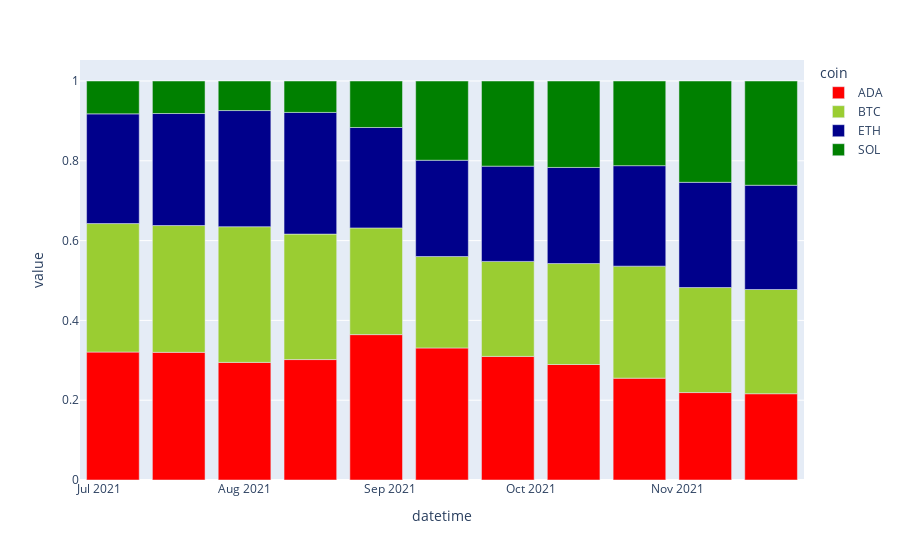

The notebook cell this image was saved under:
### Markdown cell above
This graph allows us to identify when the different coins start to appear in our data, and show their relative value.

However, we see some problems in this graph. Apparently, 'ADA' and 'SOL' only appear after April and July respectively. 

What if we plot the data after July?

### Code cell
fig = px.bar(data_grouped_weekly_normalized_new[data_grouped_weekly_normalized_new.index > to_datetime('2021-07-01')],
             barmode='relative',
             color_discrete_map={
        'BTC': 'yellowgreen',
        'ETH': 'darkblue',
        'ADA': 'red',
        'SOL': 'green'
    })
fig.show()

### Figure 1 — Plotly figure (JSON) as saved in the notebook; plotly's stock layout.template omitted (floating-point values rounded to 4 significant figures)
{"data": [{"alignmentgroup": "True", "hovertemplate": "coin=ADA<br>datetime=%{x}<br>value=%{y}<extra></extra>", "legendgroup": "ADA", "marker": {"color": "red", "pattern": {"shape": ""}}, "name": "ADA", "offsetgroup": "ADA", "orientation": "v", "showlegend": true, "textposition": "auto", "type": "bar", "x": ["2021-07-04T00:00:00", "2021-07-18T00:00:00", "2021-08-01T00:00:00", "2021-08-15T00:00:00", "2021-08-29T00:00:00", "2021-09-12T00:00:00", "2021-09-26T00:00:00", "2021-10-10T00:00:00", "2021-10-24T00:00:00", "2021-11-07T00:00:00", "2021-11-21T00:00:00"], "xaxis": "x", "y": [0.3207, 0.3199, 0.2947, 0.3018, 0.3644, 0.3309, 0.3098, 0.2895, 0.2552, 0.2191, 0.2162], "yaxis": "y"}, {"alignmentgroup": "True", "hovertemplate": "coin=BTC<br>datetime=%{x}<br>value=%{y}<extra></extra>", "legendgroup": "BTC", "marker": {"color": "yellowgreen", "pattern": {"shape": ""}}, "name": "BTC", "offsetgroup": "BTC", "orientation": "v", "showlegend": true, "textposition": "auto", "type": "bar", "x": ["2021-07-04T00:00:00", "2021-07-18T00:00:00", "2021-08-01T00:00:00", "2021-08-15T00:00:00", "2021-08-29T00:00:00", "2021-09-12T00:00:00", "2021-09-26T00:00:00", "2021-10-10T00:00:00", "2021-10-24T00:00:00", "2021-11-07T00:00:00", "2021-11-21T00:00:00"], "xaxis": "x", "y": [0.322, 0.3178, 0.3401, 0.3145, 0.2674, 0.2291, 0.238, 0.253, 0.2808, 0.2632, 0.2613], "yaxis": "y"}, {"alignmentgroup": "True", "hovertemplate": "coin=ETH<br>datetime=%{x}<br>value=%{y}<extra></extra>", "legendgroup": "ETH", "marker": {"color": "darkblue", "pattern": {"shape": ""}}, "name": "ETH", "offsetgroup": "ETH", "orientation": "v", "showlegend": true, "textposition": "auto", "type": "bar", "x": ["2021-07-04T00:00:00", "2021-07-18T00:00:00", "2021-08-01T00:00:00", "2021-08-15T00:00:00", "2021-08-29T00:00:00", "2021-09-12T00:00:00", "2021-09-26T00:00:00", "2021-10-10T00:00:00", "2021-10-24T00:00:00", "2021-11-07T00:00:00", "2021-11-21T00:00:00"], "xaxis": "x", "y": [0.275, 0.2808, 0.2911, 0.3049, 0.2517, 0.2414, 0.2389, 0.2409, 0.2518, 0.2637, 0.2613], "yaxis": "y"}, {"alignmentgroup": "True", "hovertemplate": "coin=SOL<br>datetime=%{x}<br>value=%{y}<extra></extra>", "legendgroup": "SOL", "marker": {"color": "green", "pattern": {"shape": ""}}, "name": "SOL", "offsetgroup": "SOL", "orientation": "v", "showlegend": true, "textposition": "auto", "type": "bar", "x": ["2021-07-04T00:00:00", "2021-07-18T00:00:00", "2021-08-01T00:00:00", "2021-08-15T00:00:00", "2021-08-29T00:00:00", "2021-09-12T00:00:00", "2021-09-26T00:00:00", "2021-10-10T00:00:00", "2021-10-24T00:00:00", "2021-11-07T00:00:00", "2021-11-21T00:00:00"], "xaxis": "x", "y": [0.08236, 0.0815, 0.07407, 0.07872, 0.1166, 0.1986, 0.2134, 0.2166, 0.2122, 0.2539, 0.2613], "yaxis": "y"}], "layout": {"barmode": "relative", "legend": {"title": {"text": "coin"}, "tracegroupgap": 0}, "margin": {"t": 60}, "xaxis": {"anchor": "y", "domain": [0, 1], "title": {"text": "datetime"}}, "yaxis": {"anchor": "x", "domain": [0, 1], "title": {"text": "value"}}}}
